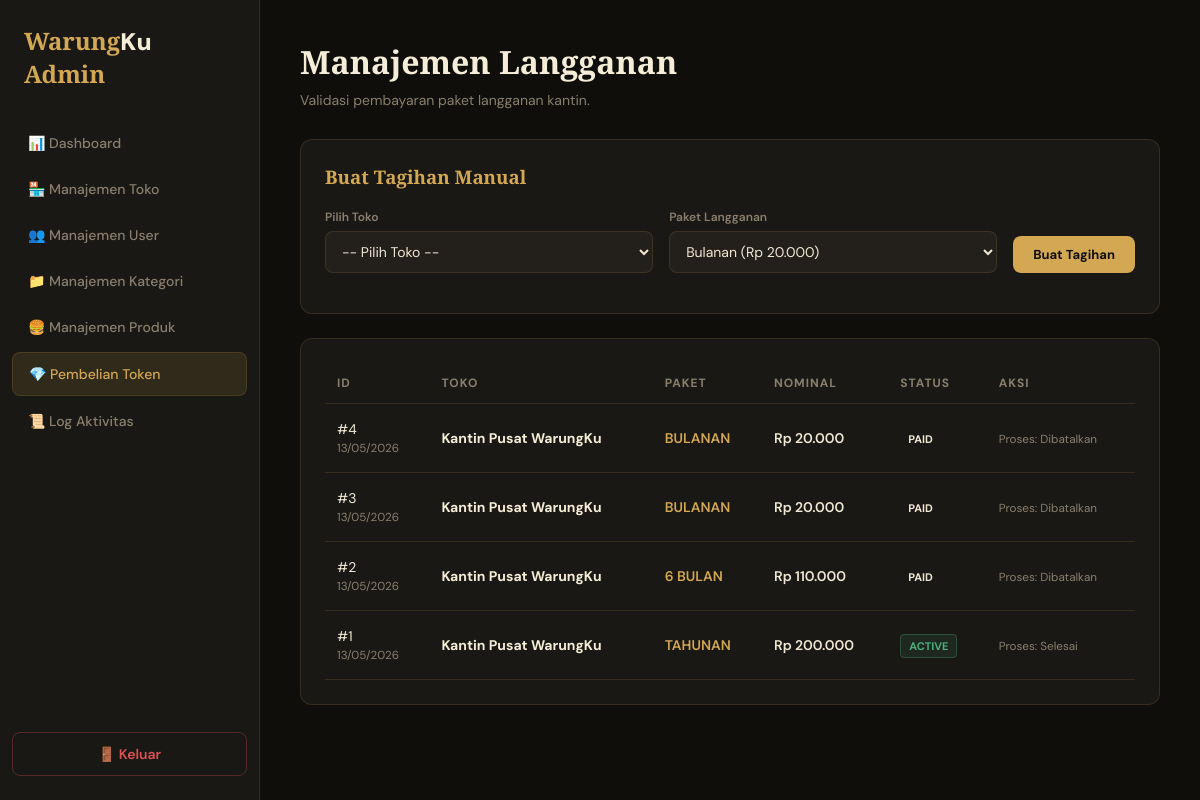
/admin/subscriptions.php (signed in), run on the app's committed database.
### tables this page shows
CREATE TABLE IF NOT EXISTS `subscriptions` (
  `id` int unsigned NOT NULL AUTO_INCREMENT,
  `shop_id` int unsigned NOT NULL,
  `plan_id` int unsigned NOT NULL,
  `plan_type` varchar(50) DEFAULT NULL,
  `amount_paid` int unsigned NOT NULL,
  `started_at` date NOT NULL,
  `ends_at` date NOT NULL,
  `payment_method` varchar(50) DEFAULT 'manual',
  `status` enum('pending','paid','active','expired','cancelled') NOT NULL DEFAULT 'pending',
  `paid_at` datetime DEFAULT NULL,
  `created_at` timestamp NOT NULL DEFAULT CURRENT_TIMESTAMP,
  PRIMARY KEY (`id`),
  KEY `idx_sub_shop` (`shop_id`),
  KEY `fk_sub_plan` (`plan_id`),
  CONSTRAINT `fk_sub_plan` FOREIGN KEY (`plan_id`) REFERENCES `subscription_plans` (`id`) ON DELETE RESTRICT,
  CONSTRAINT `fk_sub_shop` FOREIGN KEY (`shop_id`) REFERENCES `shops` (`id`) ON DELETE CASCADE
);

CREATE TABLE IF NOT EXISTS `shops` (
  `id` int unsigned NOT NULL AUTO_INCREMENT,
  `name` varchar(150) NOT NULL,
  `owner_name` varchar(100) DEFAULT NULL,
  `phone` varchar(20) DEFAULT NULL,
  `address` text,
  `subscription_ends_at` date DEFAULT NULL COMMENT 'Batas akhir masa aktif (denormalized for speed)',
  `status` enum('active','inactive') NOT NULL DEFAULT 'active',
  `created_at` timestamp NOT NULL DEFAULT CURRENT_TIMESTAMP,
  PRIMARY KEY (`id`)
);

CREATE TABLE IF NOT EXISTS `subscription_plans` (
  `id` int unsigned NOT NULL AUTO_INCREMENT,
  `name` varchar(50) NOT NULL,
  `duration_days` smallint NOT NULL,
  `price` int unsigned NOT NULL,
  `description` text,
  PRIMARY KEY (`id`)
);

### config.php (called while the page is built, shortened)
<?php
function rupiah(int $amount): string
{
    return 'Rp ' . number_format($amount, 0, ',', '.');
}

### admin/subscriptions.php (the view, shortened to what this page needs)
<?php
require_once __DIR__ . '/../config.php';
$pdo = getDB();
$limit = 10;
$page = isset($_GET['page']) ? (int)$_GET['page'] : 1;
$offset = ($page - 1) * $limit;
$subs = $pdo->query("
    SELECT sub.*, s.name as shop_name, p.name as plan_name
    FROM subscriptions sub
    JOIN shops s ON sub.shop_id = s.id
    JOIN subscription_plans p ON sub.plan_id = p.id
    ORDER BY sub.id DESC
    LIMIT $limit OFFSET $offset
")->fetchAll();
$all_plans = $pdo->query("SELECT * FROM subscription_plans ORDER BY price ASC")->fetchAll();
?>
<!DOCTYPE html>
<html lang="id">
<head>
</head>
<body>
  <div class="layout">
    <aside class="sidebar" id="sidebar">
      <div class="brand">Warung<span>Ku</span> Admin</div>
      <nav class="nav">
        <a href="index.php">📊 Dashboard</a>
        <a href="shops.php">🏪 Manajemen Toko</a>
        <a href="users.php">👥 Manajemen User</a>
        <a href="categories.php">📁 Manajemen Kategori</a>
        <a href="products.php">🍔 Manajemen Produk</a>
        <a href="subscriptions.php" class="active">💎 Pembelian Token</a>
        <a href="logs.php">📜 Log Aktivitas</a>
      </nav>
      <a href="logout.php" class="logout">🚪 Keluar</a>
    </aside>
    <main class="main">
      <header class="header">
        <h1 class="title">Manajemen Langganan</h1>
        <p style="color:var(--text-dim);font-size:14px;">Validasi pembayaran paket langganan kantin.</p>
      </header>
      <div class="card">
        <h3 style="margin-bottom: 20px; font-family:'Playfair Display', serif; color:var(--gold);">Buat Tagihan Manual</h3>
        <form method="POST" style="display:flex; gap:16px; align-items:flex-end; flex-wrap:wrap;">
          <div class="form-group" style="flex:1; min-width:200px;">
            <label>Pilih Toko</label>
            <select name="shop_id" class="form-control" required>
              <option value="">-- Pilih Toko --</option>
            </select>
          </div>
          <div class="form-group" style="flex:1; min-width:200px;">
            <label>Paket Langganan</label>
            <select name="plan_id" class="form-control" required>
              <?php foreach ($all_plans as $p): ?>
                <option value="<?= $p['id'] ?>"><?= htmlspecialchars($p['name']) ?> (<?= rupiah($p['price']) ?>)</option>
              <?php endforeach; ?>
            </select>
          </div>
          <div class="form-group">
            <button type="submit" class="btn">Buat Tagihan</button>
          </div>
        </form>
      </div>
      <div class="card">
        <div class="table-responsive">
          <table class="table">
            <thead>
              <tr>
                <th>ID</th>
                <th>Toko</th>
                <th>Paket</th>
                <th>Nominal</th>
                <th>Status</th>
                <th>Aksi</th>
              </tr>
            </thead>
            <tbody>
              <?php foreach ($subs as $sub): ?>
                <tr>
                  <td>#<?= $sub['id'] ?><br><small style="color:var(--text-dim)"><?= date('d/m/Y', strtotime($sub['created_at'])) ?></small></td>
                  <td style="font-weight:700; color:var(--cream);"><?= htmlspecialchars($sub['shop_name']) ?></td>
                  <td><span style="color:var(--gold); font-weight:600;"><?= strtoupper($sub['plan_name'] ?? '') ?></span></td>
                  <td style="font-weight:600;"><?= rupiah($sub['amount_paid']) ?></td>
                  <td><span class="badge <?= $sub['status'] ?>"><?= strtoupper($sub['status']) ?></span></td>
                  <td>
                    <?php if ($sub['status'] === 'pending'): ?>
                        <div style="display:flex; gap:8px;">
                          <form method="POST" onsubmit="return confirm('Approve pembayaran ini?')">
                            <input type="hidden" name="action" value="approve">
                            <input type="hidden" name="sub_id" value="<?= $sub['id'] ?>">
                            <button type="submit" class="btn green">Approve</button>
                          </form>
                          <form method="POST" onsubmit="return confirm('Batalkan tagihan ini?')">
                            <input type="hidden" name="action" value="reject">
                            <input type="hidden" name="sub_id" value="<?= $sub['id'] ?>">
                            <button type="submit" class="btn red">Batal</button>
                          </form>
                        </div>
                    <?php else: ?>
                        <small style="color:var(--text-dim)">Proses: <?= $sub['status'] === 'active' ? 'Selesai' : 'Dibatalkan' ?></small>
                    <?php endif; ?>
                  </td>
                </tr>
              <?php endforeach; ?>
            </tbody>
          </table>
        </div>
      </div>
    </main>
  </div>
</body>
</html>

### admin/subscriptions.php (style rules this page uses)
:root { --bg: #0f0e0b; --surface: #1a1814; --surface2: #231f1a; --gold: #d4a853; --gold-dim: rgba(212, 168, 83, 0.12); --cream: #f5edd8; --text: #f0e8d5; --text-dim: #8a7f6e; --border: rgba(212, 168, 83, 0.15); --red: #e05252; --green: #4caf7d; --radius: 12px; }
* { margin: 0; padding: 0; box-sizing: border-box; font-family: 'DM Sans', sans-serif; }
body { background: var(--bg); color: var(--text); min-height: 100vh; overflow-x: hidden; }
.layout { display: flex; min-height: 100vh; }
.sidebar { width: 260px; background: var(--surface); border-right: 1px solid var(--border); padding: 24px 0; display: flex; flex-direction: column; position: fixed; top: 0; bottom: 0; left: 0; z-index: 1000; transition: transform 0.3s cubic-bezier(0.4, 0, 0.2, 1); }
.brand { font-family: 'Playfair Display', serif; font-size: 24px; font-weight: 900; color: var(--gold); padding: 0 24px 32px; }
.brand span { color: var(--cream); }
.nav { flex: 1; display: flex; flex-direction: column; gap: 4px; padding: 0 12px; }
.nav a { padding: 12px 16px; color: var(--text-dim); text-decoration: none; font-size: 14px; font-weight: 500; border-radius: 8px; transition: all 0.2s; display: flex; align-items: center; gap: 12px; }
.nav a.active { background: var(--gold-dim); color: var(--gold); border: 1px solid var(--border); }
.logout { margin: 24px 12px 0; padding: 12px 16px; color: var(--red); text-decoration: none; font-size: 14px; font-weight: 600; text-align: center; border: 1px solid rgba(224,82,82,0.3); border-radius: 8px; }
.main { flex: 1; padding: 40px; margin-left: 260px; min-width: 0; }
.header { margin-bottom: 30px; }
.title { font-family: 'Playfair Display', serif; font-size: 32px; color: var(--cream); margin-bottom: 8px; }
.card { background: var(--surface); border: 1px solid var(--border); padding: 24px; border-radius: 12px; margin-bottom: 24px; }
.table-responsive { width: 100%; overflow-x: auto; }
.table { width: 100%; border-collapse: collapse; min-width: 800px; }
.table th { text-align: left; padding: 12px; border-bottom: 1px solid var(--border); color: var(--text-dim); font-size: 12px; text-transform: uppercase; letter-spacing: 1px; }
.table td { padding: 16px 12px; border-bottom: 1px solid var(--border); font-size: 14px; }
.badge { padding: 4px 8px; border-radius: 4px; font-size: 11px; font-weight: bold; text-transform: uppercase; }
.badge.active { background: rgba(76,175,125,0.1); color: var(--green); border: 1px solid rgba(76,175,125,0.3); }
.form-group { margin-bottom: 16px; }
.form-group label { display: block; font-size: 12px; color: var(--text-dim); margin-bottom: 6px; font-weight: 600; }
.form-control { width: 100%; padding: 10px 12px; background: var(--surface2); border: 1px solid var(--border); color: var(--text); border-radius: 8px; font-size: 14px; }
.btn { padding: 10px 20px; background: var(--gold); color: var(--bg); border: none; border-radius: 8px; font-weight: 700; font-size:13px; cursor: pointer; transition: 0.2s; }

### data on the page
subscriptions: id "4", created_at "13/05/2026", shop.name "Kantin Pusat WarungKu", plan.name "BULANAN", amount_paid "Rp 20.000", status "PAID", shows "Proses:", shows "Dibatalkan"
subscriptions: id "3", created_at "13/05/2026", shop.name "Kantin Pusat WarungKu", plan.name "BULANAN", amount_paid "Rp 20.000", status "PAID", shows "Proses:", shows "Dibatalkan"
subscriptions: id "2", created_at "13/05/2026", shop.name "Kantin Pusat WarungKu", plan.name "6 BULAN", amount_paid "Rp 110.000", status "PAID", shows "Proses:", shows "Dibatalkan"
subscriptions: id "1", created_at "13/05/2026", shop.name "Kantin Pusat WarungKu", plan.name "TAHUNAN", amount_paid "Rp 200.000", status "ACTIVE", shows "Proses:", shows "Selesai"

### other printed values
form field plan_id "Bulanan (Rp 20.000)"
